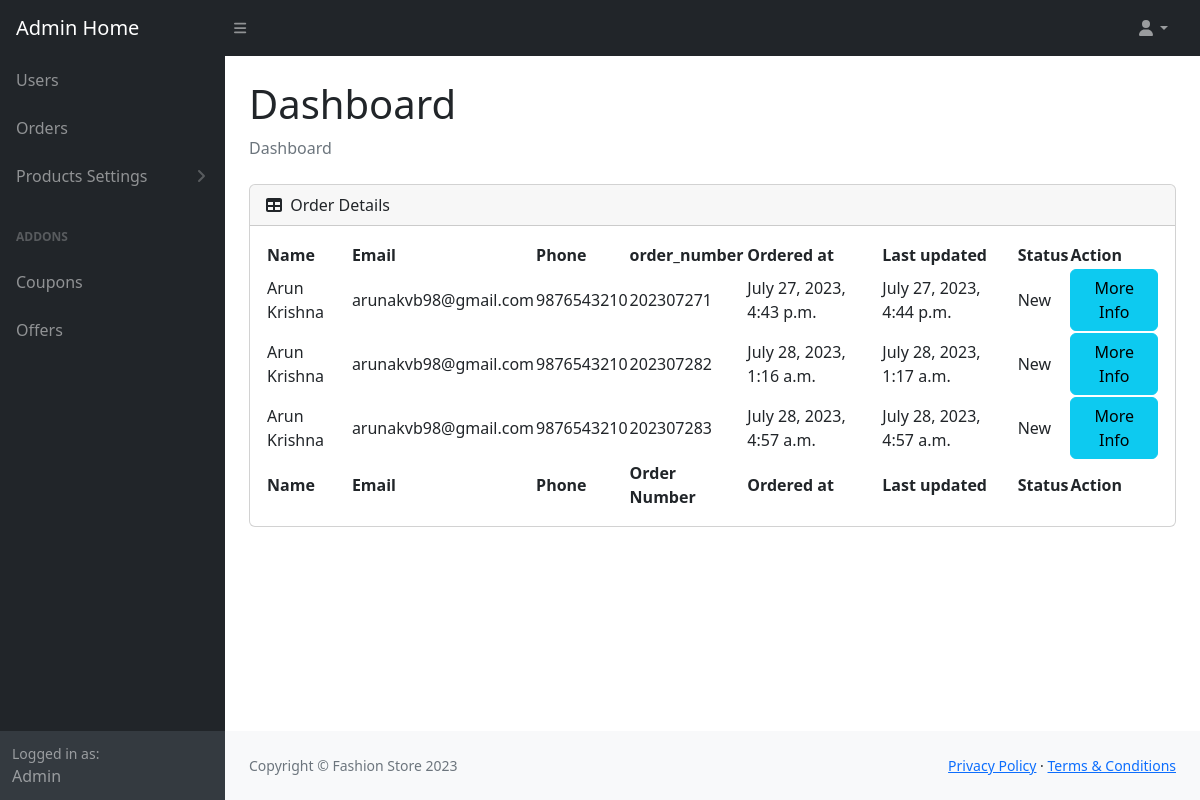
/admin_order_details_view/ (signed in), run on the app's committed database.
### store/models.py (models this page shows, shortened)
class Order(models.Model):
	STATUS = (
	('New', 'New'),
	('Accepted', 'Accepted'),
	('Completed', 'Completed'),
	('Cancelled', 'Cancelled'),)
	user = models.ForeignKey(User, on_delete=models.SET_NULL, null=True)
	payment = models.ForeignKey(Payment, on_delete=models.SET_NULL, blank=True, null=True)
	order_number = models.CharField(max_length=20)
	first_name = models.CharField(max_length=50)
	last_name = models.CharField(max_length=50)
	phone = models.CharField(max_length=15)
	email = models.EmailField(max_length=50)
	address_line_1 = models.CharField(max_length=50)
	address_line_2 = models.CharField(max_length=50, blank=True)
	country = models.CharField(max_length=50)
	state = models.CharField(max_length=50)
	city= models.CharField(max_length=50)
	pincode = models.CharField(max_length=10)
	order_total = models.FloatField()
	tax = models.FloatField()
	status = models.CharField(max_length=10, choices=STATUS, default='New')
	ip = models.CharField(blank=True, max_length=20)
	is_ordered = models.BooleanField(default=False)
	created_at = models.DateTimeField(auto_now_add=True)
	updated_at = models.DateTimeField(auto_now=True)

### store/views.py (the view)
# urls.py: path('admin_order_details_view/', views.admin_order_details_view, name='admin_order_details_view'),
def admin_order_details_view(request):
    order_list = Order.objects.all()
    context = {'order_list':order_list}
    return render(request, 'admin_main/admin_order_details_view.html',context)

### store/context_processors.py (called while the page is built)
def category_list_processor(request):
    category_list = Category.objects.all()
    return {'category_list': category_list}

def cart_counter(request):
    cart_count = 0
    try:
        if request.user.is_authenticated:
            cart_items = CartItems.objects.all().filter(user=request.user)
        else:
            cart = uCart.objects.filter(cart_id=_cart_id(request))
            cart_items = CartItems.objects.all().filter(cart=cart[:1])
        for cart_item in cart_items:
            cart_count += cart_item.quantity
    except uCart.DoesNotExist:
        cart_count=0
    return dict(cart_count=cart_count)

### store/templates/admin_main/admin_order_details_view.html (shortened to what this page needs)
{%extends 'admin_main/admin_base.html'%}
{%load static%}
{%block body%}
{% if user.is_authenticated and user.is_staff%}
<main>
                    <div class="container-fluid px-4">
                        <h1 class="mt-4">Dashboard</h1>
                        <ol class="breadcrumb mb-4">
                            <li class="breadcrumb-item active">Dashboard</li>
                        </ol>
                        <div class="card mb-4">
                            <div class="card-header">
                                <i class="fas fa-table me-1"></i>
                                Order Details
                            </div>
                            <div class="card-body">
                                <table id="datatablesSimple">
                                    <thead>
                                        <tr>
                                            <th>Name</th>
                                            <th>Email</th>
                                            <th>Phone</th>
                                            <th>order_number</th>
                                            <th>Ordered at</th>
                                            <th>Last updated</th>
                                            <th>Status</th>
                                            <th>Action</th>
                                        </tr>
                                    </thead>
                                    <tfoot>
                                        <tr>
                                            <th>Name</th>
                                            <th>Email</th>
                                            <th>Phone</th>
                                            <th>Order Number</th>
                                            <th>Ordered at</th>
                                            <th>Last updated</th>
                                            <th>Status</th>
                                            <th>Action</th>
                                        </tr>
                                    </tfoot>
                                    <tbody>
                                    {%for order in order_list%}
                                    <tr>
                                        <td>{{order.first_name}} {{order.last_name}}</td>
                                        <td>{{order.email}}</td>
                                        <td>{{order.phone}}</td>
                                        <td>{{order.order_number}}</td>
                                        <td>{{order.created_at}}</td>
                                        <td>{{order.updated_at}}</td>
                                        <td>{{order.status}}</td>
                                        <td>
                                            <a class="btn btn-info" href="{%url 'admin_order_info_view' order=order.id%}">More Info</a>
                                        </td>
                                    </tr>
                                    {%endfor%}
                                    </tbody>
                                </table>
                            </div>
                        </div>
                    </div>
                </main>
{%endif%}
{%endblock%}

### data on the page
Order: first_name "Arun", last_name "Krishna", email "arunakvb98@gmail.com", phone "9876543210", order_number "202307271", created_at "July 27, 2023, 4:43 p.m.", updated_at "July 27, 2023, 4:44 p.m.", status "New"
Order: first_name "Arun", last_name "Krishna", email "arunakvb98@gmail.com", phone "9876543210", order_number "202307282", created_at "July 28, 2023, 1:16 a.m.", updated_at "July 28, 2023, 1:17 a.m.", status "New"
Order: first_name "Arun", last_name "Krishna", email "arunakvb98@gmail.com", phone "9876543210", order_number "202307283", created_at "July 28, 2023, 4:57 a.m.", updated_at "July 28, 2023, 4:57 a.m.", status "New"
